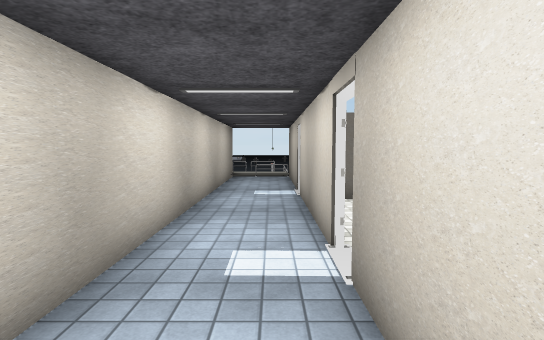
view 1 (above)

24 first-person views from a walk through a scene from a Unity 3-D project. The camera is 1.5 m above the floor, tilts 4° down and sees 80° across. The floor is counted in squares, 1 m on a side. Each view is taken from the middle of a square. On the plan, view 1 faces up. The plan holds only what a view shows up to about 15 squares ahead; the rest is blank. The place goes on beyond the plan. The player character is not drawn. Some animated figures are left out. Door leaves are left out, so doorways stand open. Some surface patterns are stand-ins.

view 2
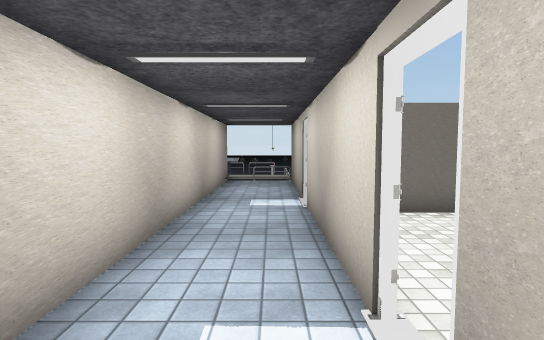

view 3
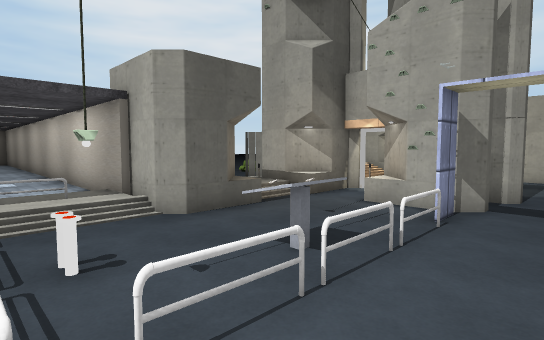

view 4
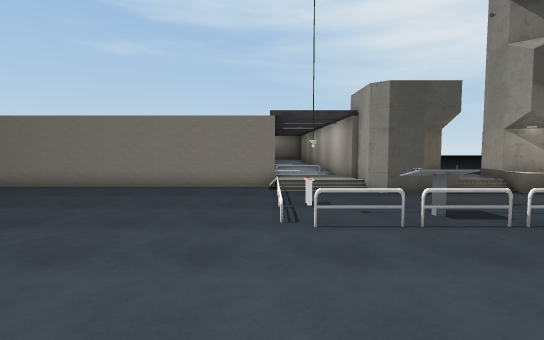

view 5
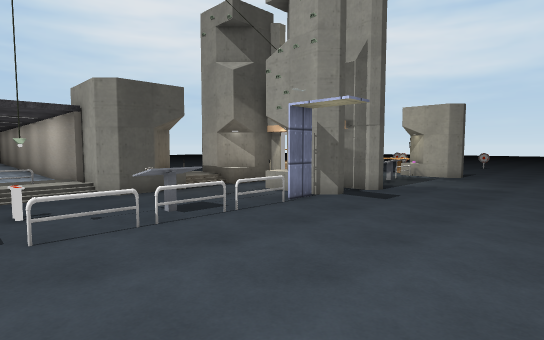

view 6
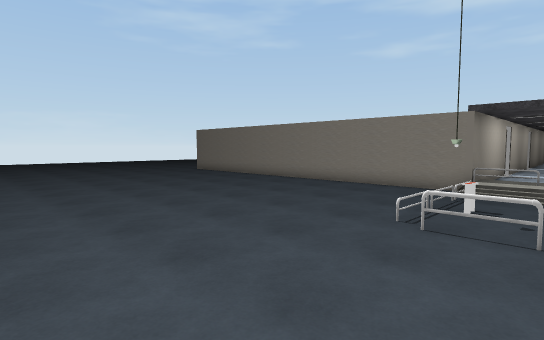

view 7
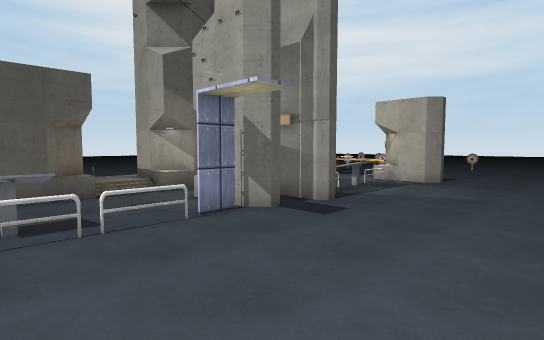

view 8
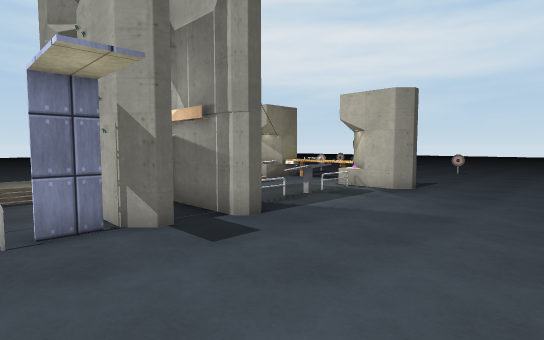

view 9
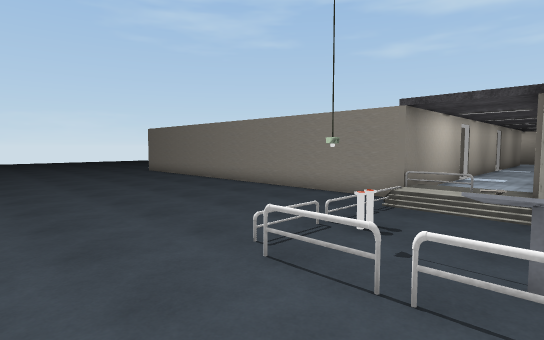

view 10
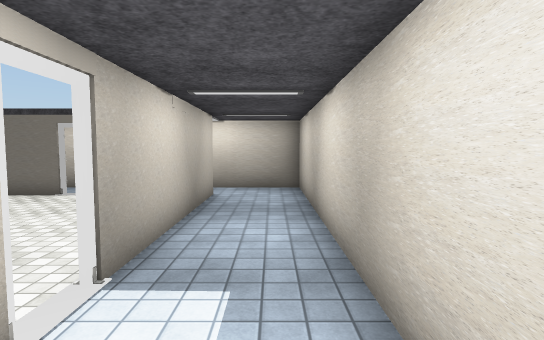

view 11
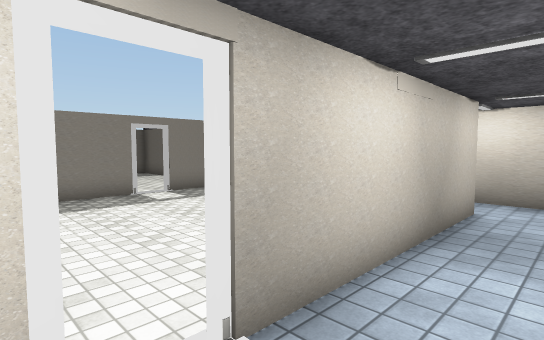

view 12
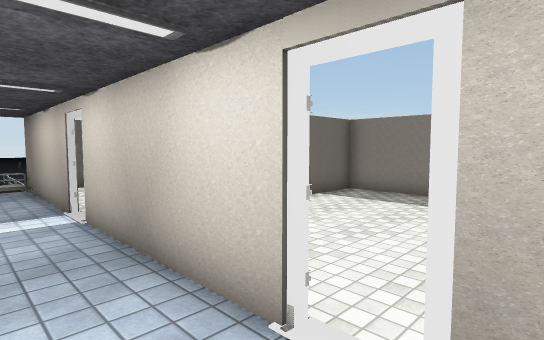

view 13
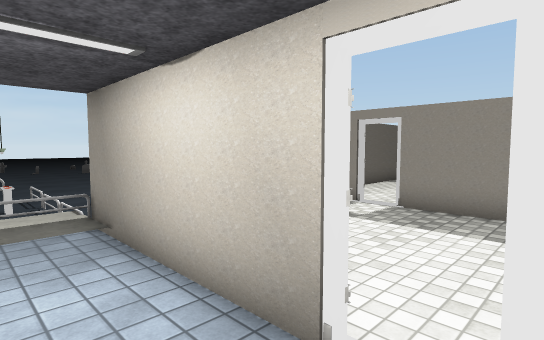

view 14
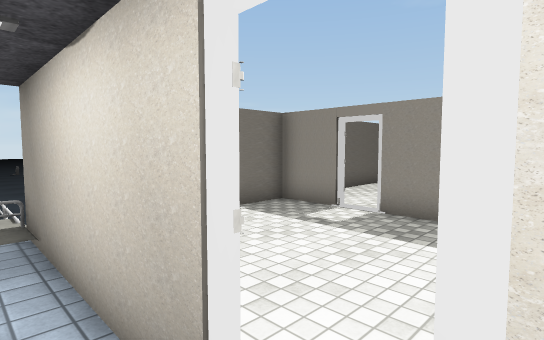

view 15
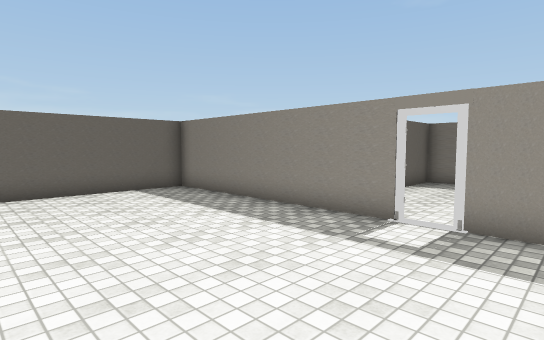

view 16
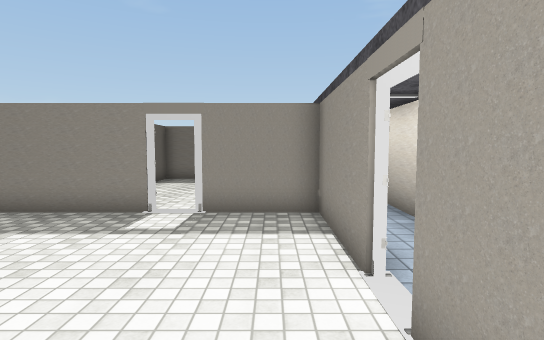

view 17
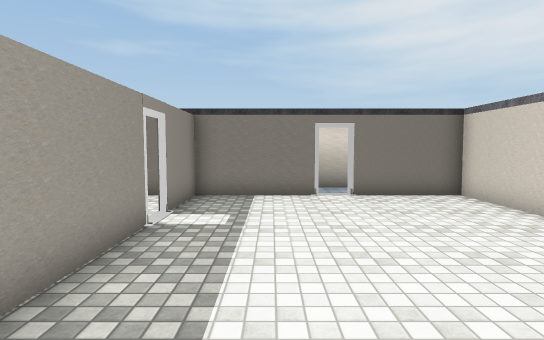

view 18
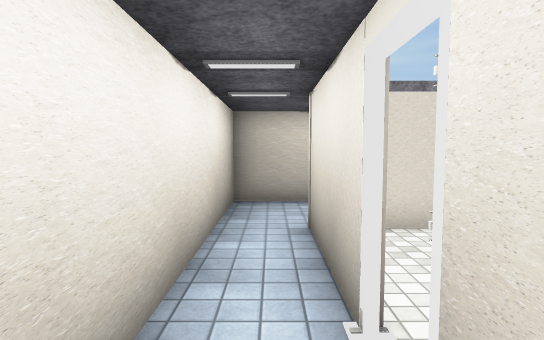

view 19
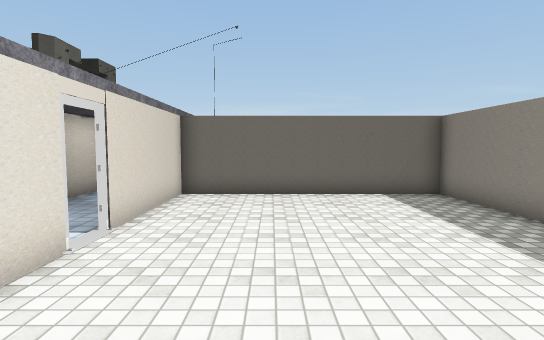

view 20
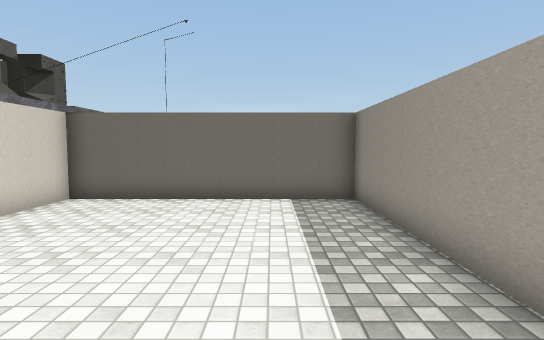

view 21
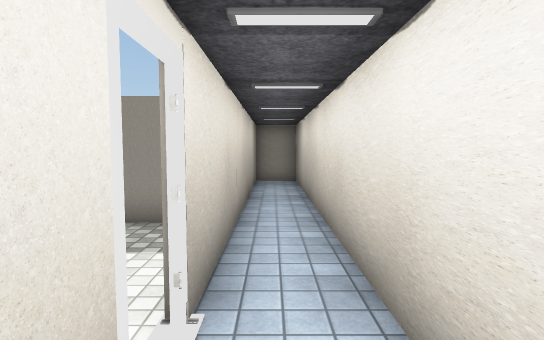

view 22
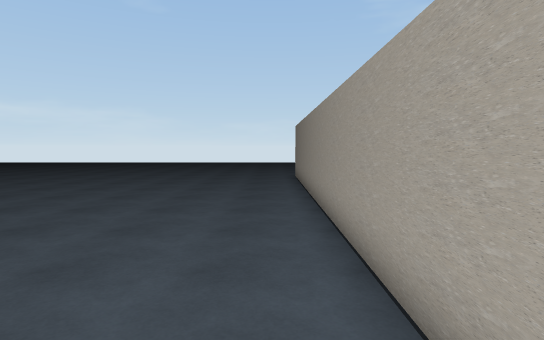

view 23
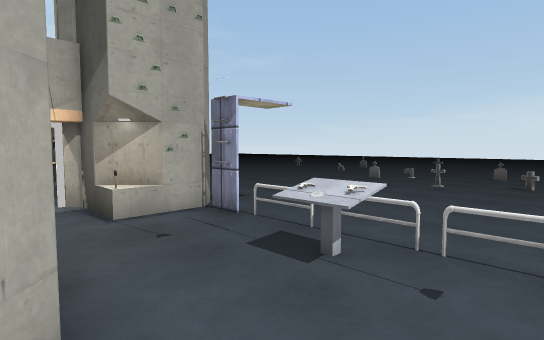

view 24
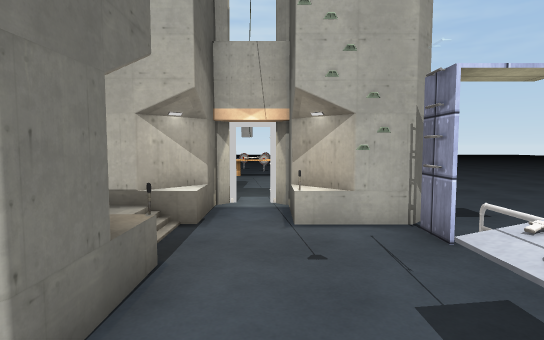

### Floor plan
Key: @ floor where view 1 was taken; # wall or solid block; . main floor; : floor 0.25 m higher than the main floor; + floor 0.5 m higher than the main floor; / step, stairs or slope; D open door; O other object.
Columns run from 15 left of view 1 to 11 right of it. Each row starts with its distance up from view 1.
 29 ............... ....
 28 ...........................
 27 ...........................
 26 ...........................
 25 ...........................
 24 ...........................
 23 .OO..#.##OOOOOOO...........
 22 O  OO#..O...OO.O/..........
 21  ...  .#O...OO.O/..........
 20  ... D##.......O/..........
 19  ... ###......../..........
 18      ###//O###///..........
 17        ##+## #++###########
 16         #+   #++#:  ::#
 15              #::#: :::#
 14              #::#:::::D
 13              #::#:::::#
 12              #::#:::::#
 11              #::D:::::#
 10              #::########
  9              #::##########
  8              #::#::::::::#
  7              #::#::::::::#
  6              #::#::::::::#
  5              #::#::::::::#
  4              #::D::::::::#
  3              #::#:::::::##
  2              #::#:::::::##
  1              #::#:::::::#
  0              #:@#:::::::D
 -1              #::#:::::::#
 -2              #::#:::::::##
 -3              #::####D######
 -4              #:::::::::::::
 -5              ##############

Positions as (right, up) in squares from view 1, and headings:
1: (0, 0), facing up
2: (0, 2), facing up
3: (1, 25), facing down-left
4: (1, 29), facing down
5: (1, 29), facing down-left
6: (-2, 29), facing down-right
7: (-2, 29), facing down-left
8: (-5, 29), facing down-left
9: (-3, 26), facing down-right
10: (-1, 7), facing down
11: (-1, 5), facing down-right
12: (-1, 3), facing up-right
13: (-1, 10), facing up-right
14: (0, 10), facing up-right
15: (3, -2), facing up-right
16: (2, -2), facing right
17: (7, 7), facing down
18: (7, -4), facing left
19: (4, -1), facing up
20: (7, 0), facing up
21: (3, -4), facing right
22: (0, 18), facing right
23: (0, 18), facing up-left
24: (-1, 20), facing left
